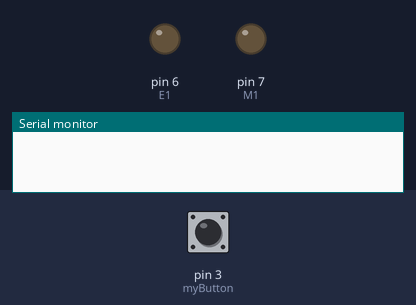
A sketch run on a simulated Arduino Uno, built with avr-gcc and run on an emulated ATmega328P. Parts: output pins drawn as LEDs (lit = HIGH), the last lines printed to the serial monitor. Inputs (shaded band) come from the test bench; at power-on: pin 3 (myButton) HIGH.

Above: at 1.2 s.
1.3 s: pin 3 (myButton) pulled LOW for 0.15 s
At 2.5 s:
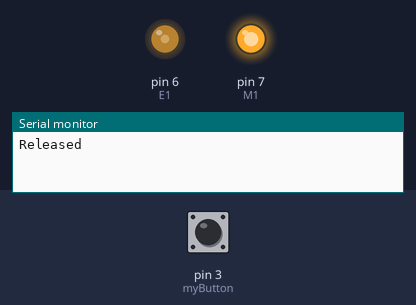
Timing chart, 0 to 4.3 s (numbered marks = the images above; inputs shaded):
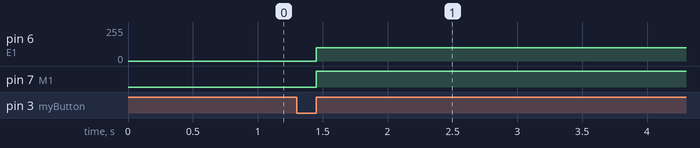

Measured:
- after the input at 1.3 s, pin 6 (E1): 0/255 → 100/255 after 0.15 s; pin 7 (M1): LOW → HIGH after 0.15 s

The sketch:

Mod_2A.ino
```cpp
#include <Servo.h>

#define LEDPIN 13

int state = 0;
int potPin = 2;
int val = 0;
int E1 = 6;
int M1 = 7;

class Button {
    private:
        bool _state;
        uint8_t _pin;

    public:
        Button(uint8_t pin) : _pin(pin) {}

        void begin() {
            pinMode(_pin, INPUT_PULLUP);
            _state = digitalRead(_pin);
        }

        bool isReleased() {
            bool v = digitalRead(_pin);
            if (v != _state) {
                _state = v;
                if (_state) {
                    return true;
                }
            }
            return false;
        }
};

Button myButton(3);

void setup() {
  Serial.begin(9600);
  myButton.begin();
  pinMode(M1, OUTPUT);
}

void loop() {
    if (myButton.isReleased()) {
        state++;
        Serial.println(F("Released"));
    }
    if (state%2 == 1){
        digitalWrite(M1, HIGH);
        analogWrite(E1, 100);
    }
}
```
